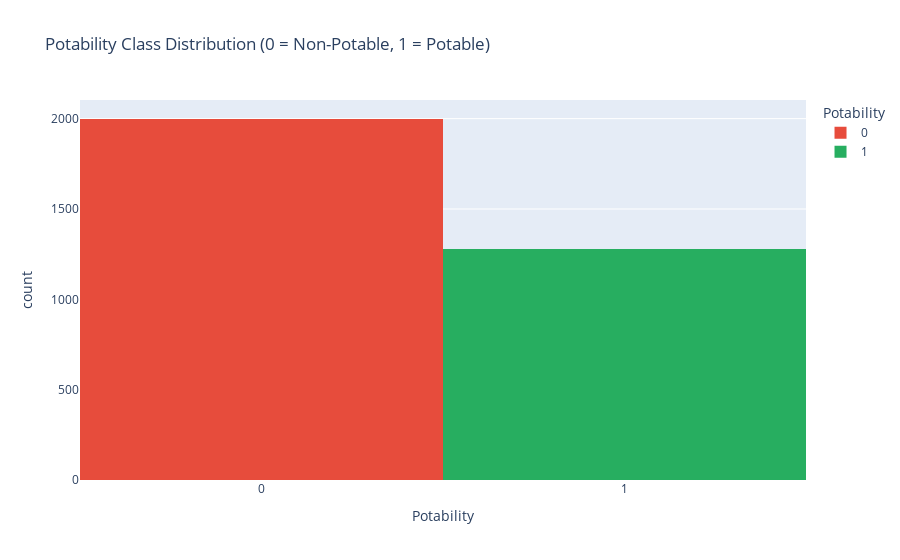

Here is the notebook cell this chart was saved with:
### Code cell
# Potability Class Distribution
fig_class = px.histogram(
    df, 
    x="Potability", 
    color="Potability",
    color_discrete_sequence=["#E74C3C", "#27AE60"],
    title="Potability Class Distribution (0 = Non-Potable, 1 = Potable)",
)
fig_class.update_xaxes(tickvals=[0, 1])
fig_class.show()

### Figure 1 — Plotly figure (JSON) as saved in the notebook; plotly's stock layout.template omitted (floating-point values rounded to 4 significant figures; data arrays with more than 128 entries replaced by an {"elided": "..."} marker saying what was removed)
{"data": [{"bingroup": "x", "hovertemplate": "Potability=%{x}<br>count=%{y}<extra></extra>", "legendgroup": "0", "marker": {"color": "#E74C3C", "pattern": {"shape": ""}}, "name": "0", "orientation": "v", "showlegend": true, "type": "histogram", "x": {"elided": "1998 int values"}, "xaxis": "x", "yaxis": "y"}, {"bingroup": "x", "hovertemplate": "Potability=%{x}<br>count=%{y}<extra></extra>", "legendgroup": "1", "marker": {"color": "#27AE60", "pattern": {"shape": ""}}, "name": "1", "orientation": "v", "showlegend": true, "type": "histogram", "x": {"elided": "1278 int values"}, "xaxis": "x", "yaxis": "y"}], "layout": {"barmode": "relative", "legend": {"title": {"text": "Potability"}, "tracegroupgap": 0}, "title": {"text": "Potability Class Distribution (0 = Non-Potable, 1 = Potable)"}, "xaxis": {"anchor": "y", "categoryarray": [0, 1], "categoryorder": "array", "domain": [0, 1], "tickvals": [0, 1], "title": {"text": "Potability"}}, "yaxis": {"anchor": "x", "domain": [0, 1], "title": {"text": "count"}}}}
